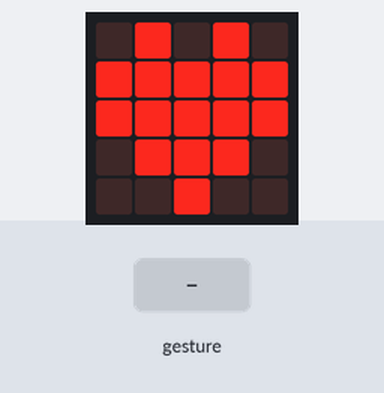
The program below on a simulated BBC micro:bit (MakeCode). Shown: the board's 5×5 LED display. The inputs (shaded band) are chosen by the test bench. A tilt is held for 1.5 s and a shake lasts 1 s, then the board lies face up again.

Above: at 1.86 s.
1.9 s: gesture 'shake'
At 4.02 s:
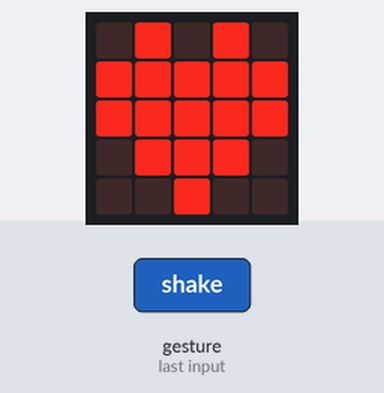
At 33.3 s:
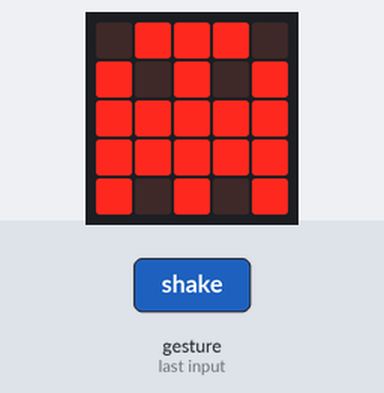

The program:

main.ts
```typescript
input.onGesture(Gesture.Shake, function () {
    bateria = 255
})
let bateria = 0
basic.showIcon(IconNames.Heart)
bateria = 255
basic.forever(function () {
    led.setBrightness(bateria)
    if (bateria > 0) {
        basic.pause(100)
        bateria += -1
    } else {
        led.setBrightness(255)
        basic.showIcon(IconNames.Ghost)
    }
})
```

test.ts
```typescript
// aquí va el archivo "tests"; esto no se compilará cuando este paquete se utilice como una extensión.
```
